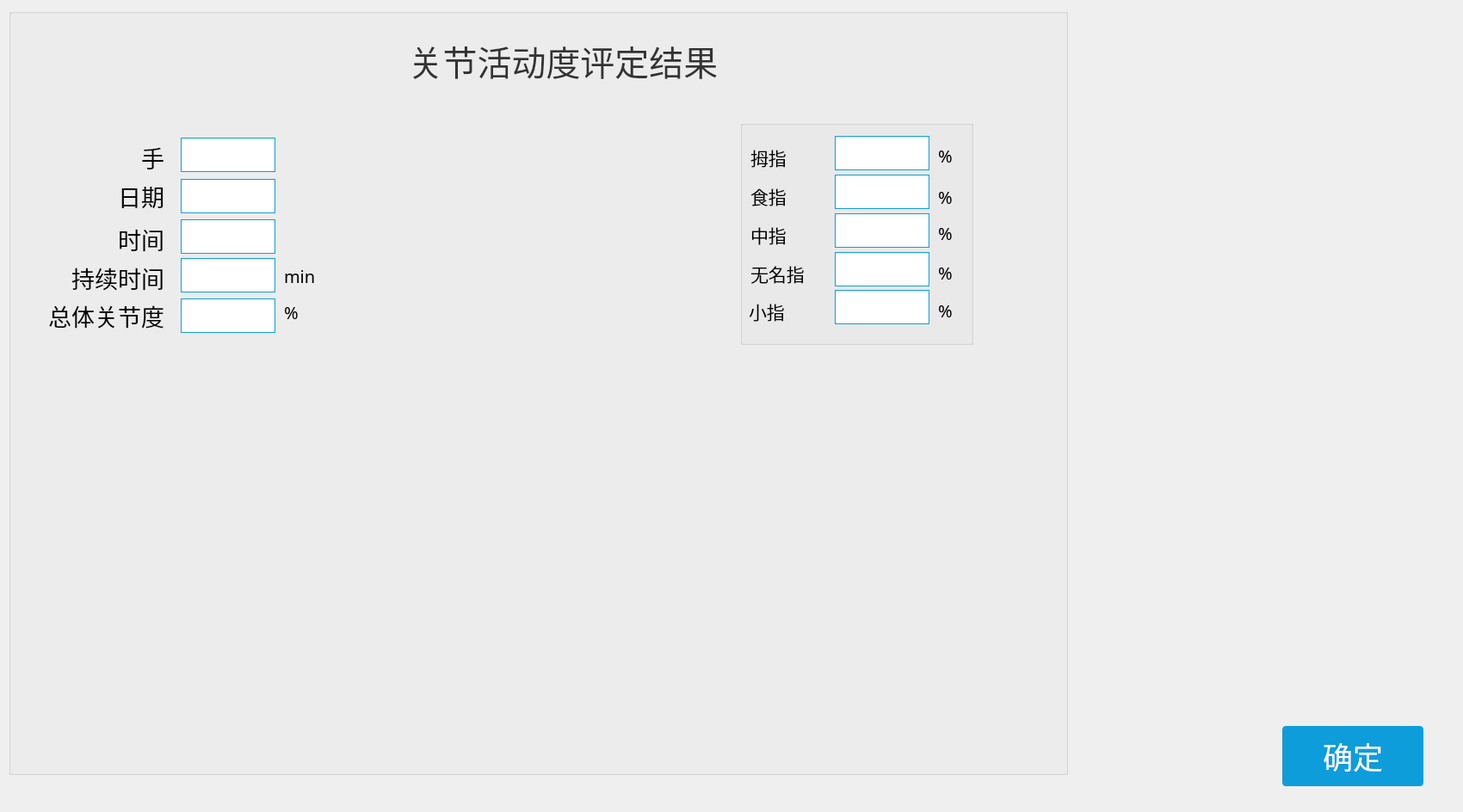
<?xml version="1.0" encoding="UTF-8"?>
<ui version="4.0">
 <class>MotionScopeEvaluationResult</class>
 <widget class="QWidget" name="MotionScopeEvaluationResult">
  <property name="geometry">
   <rect>
    <x>0</x>
    <y>0</y>
    <width>1700</width>
    <height>944</height>
   </rect>
  </property>
  <property name="windowTitle">
   <string>Form</string>
  </property>
  <widget class="QPushButton" name="finish_Btn">
   <property name="geometry">
    <rect>
     <x>1490</x>
     <y>844</y>
     <width>164</width>
     <height>70</height>
    </rect>
   </property>
   <property name="font">
    <font>
     <family>黑体</family>
     <pointsize>26</pointsize>
    </font>
   </property>
   <property name="styleSheet">
    <string notr="true">QPushButton{background: #0D9DDB;border-radius: 4px;color:white;}
QPushButton:hover{background: #1EAACF;border-radius: 4px;color:#333333;}</string>
   </property>
   <property name="text">
    <string>确定</string>
   </property>
  </widget>
  <widget class="QGroupBox" name="grab_GroupBox">
   <property name="geometry">
    <rect>
     <x>10</x>
     <y>10</y>
     <width>1231</width>
     <height>891</height>
    </rect>
   </property>
   <property name="title">
    <string/>
   </property>
   <widget class="QGroupBox" name="groupBox">
    <property name="geometry">
     <rect>
      <x>850</x>
      <y>130</y>
      <width>271</width>
      <height>261</height>
     </rect>
    </property>
    <property name="title">
     <string/>
    </property>
    <widget class="QLabel" name="label_20">
     <property name="geometry">
      <rect>
       <x>230</x>
       <y>210</y>
       <width>21</width>
       <height>21</height>
      </rect>
     </property>
     <property name="font">
      <font>
       <family>黑体</family>
       <pointsize>15</pointsize>
      </font>
     </property>
     <property name="text">
      <string>%</string>
     </property>
    </widget>
    <widget class="QLabel" name="thumb_Label">
     <property name="geometry">
      <rect>
       <x>110</x>
       <y>18</y>
       <width>110</width>
       <height>40</height>
      </rect>
     </property>
     <property name="font">
      <font>
       <family>黑体</family>
       <pointsize>17</pointsize>
      </font>
     </property>
     <property name="styleSheet">
      <string notr="true">background: #FFFFFF;
border: 1px solid #0D9DDB;</string>
     </property>
     <property name="text">
      <string/>
     </property>
    </widget>
    <widget class="QLabel" name="label_12">
     <property name="geometry">
      <rect>
       <x>230</x>
       <y>120</y>
       <width>21</width>
       <height>21</height>
      </rect>
     </property>
     <property name="font">
      <font>
       <family>黑体</family>
       <pointsize>15</pointsize>
      </font>
     </property>
     <property name="text">
      <string>%</string>
     </property>
    </widget>
    <widget class="QLabel" name="label_16">
     <property name="geometry">
      <rect>
       <x>12</x>
       <y>165</y>
       <width>91</width>
       <height>25</height>
      </rect>
     </property>
     <property name="font">
      <font>
       <family>黑体</family>
       <pointsize>16</pointsize>
      </font>
     </property>
     <property name="text">
      <string>无名指</string>
     </property>
    </widget>
    <widget class="QLabel" name="label_22">
     <property name="geometry">
      <rect>
       <x>230</x>
       <y>166</y>
       <width>21</width>
       <height>21</height>
      </rect>
     </property>
     <property name="font">
      <font>
       <family>黑体</family>
       <pointsize>15</pointsize>
      </font>
     </property>
     <property name="text">
      <string>%</string>
     </property>
    </widget>
    <widget class="QLabel" name="forefinger_Label">
     <property name="geometry">
      <rect>
       <x>110</x>
       <y>63</y>
       <width>110</width>
       <height>40</height>
      </rect>
     </property>
     <property name="font">
      <font>
       <family>黑体</family>
       <pointsize>17</pointsize>
      </font>
     </property>
     <property name="styleSheet">
      <string notr="true">background: #FFFFFF;
border: 1px solid #0D9DDB;</string>
     </property>
     <property name="text">
      <string/>
     </property>
    </widget>
    <widget class="QLabel" name="label_21">
     <property name="geometry">
      <rect>
       <x>10</x>
       <y>209</y>
       <width>91</width>
       <height>25</height>
      </rect>
     </property>
     <property name="font">
      <font>
       <family>黑体</family>
       <pointsize>16</pointsize>
      </font>
     </property>
     <property name="text">
      <string>小指</string>
     </property>
    </widget>
    <widget class="QLabel" name="label_17">
     <property name="geometry">
      <rect>
       <x>12</x>
       <y>30</y>
       <width>81</width>
       <height>25</height>
      </rect>
     </property>
     <property name="font">
      <font>
       <family>黑体</family>
       <pointsize>16</pointsize>
      </font>
     </property>
     <property name="text">
      <string>拇指</string>
     </property>
    </widget>
    <widget class="QLabel" name="label_5">
     <property name="geometry">
      <rect>
       <x>230</x>
       <y>30</y>
       <width>21</width>
       <height>21</height>
      </rect>
     </property>
     <property name="font">
      <font>
       <family>黑体</family>
       <pointsize>15</pointsize>
      </font>
     </property>
     <property name="text">
      <string>%</string>
     </property>
    </widget>
    <widget class="QLabel" name="littleFinger_Label">
     <property name="geometry">
      <rect>
       <x>110</x>
       <y>197</y>
       <width>110</width>
       <height>40</height>
      </rect>
     </property>
     <property name="font">
      <font>
       <family>黑体</family>
       <pointsize>17</pointsize>
      </font>
     </property>
     <property name="styleSheet">
      <string notr="true">background: #FFFFFF;
border: 1px solid #0D9DDB;</string>
     </property>
     <property name="text">
      <string/>
     </property>
    </widget>
    <widget class="QLabel" name="label_8">
     <property name="geometry">
      <rect>
       <x>12</x>
       <y>75</y>
       <width>91</width>
       <height>25</height>
      </rect>
     </property>
     <property name="font">
      <font>
       <family>黑体</family>
       <pointsize>16</pointsize>
      </font>
     </property>
     <property name="text">
      <string>食指</string>
     </property>
    </widget>
    <widget class="QLabel" name="ringFinger_Label">
     <property name="geometry">
      <rect>
       <x>110</x>
       <y>153</y>
       <width>110</width>
       <height>40</height>
      </rect>
     </property>
     <property name="font">
      <font>
       <family>黑体</family>
       <pointsize>17</pointsize>
      </font>
     </property>
     <property name="styleSheet">
      <string notr="true">background: #FFFFFF;
border: 1px solid #0D9DDB;</string>
     </property>
     <property name="text">
      <string/>
     </property>
    </widget>
    <widget class="QLabel" name="label_9">
     <property name="geometry">
      <rect>
       <x>230</x>
       <y>78</y>
       <width>21</width>
       <height>21</height>
      </rect>
     </property>
     <property name="font">
      <font>
       <family>黑体</family>
       <pointsize>15</pointsize>
      </font>
     </property>
     <property name="text">
      <string>%</string>
     </property>
    </widget>
    <widget class="QLabel" name="middleFinger_Label">
     <property name="geometry">
      <rect>
       <x>110</x>
       <y>108</y>
       <width>110</width>
       <height>40</height>
      </rect>
     </property>
     <property name="font">
      <font>
       <family>黑体</family>
       <pointsize>17</pointsize>
      </font>
     </property>
     <property name="styleSheet">
      <string notr="true">background: #FFFFFF;
border: 1px solid #0D9DDB;</string>
     </property>
     <property name="text">
      <string/>
     </property>
    </widget>
    <widget class="QLabel" name="label_13">
     <property name="geometry">
      <rect>
       <x>12</x>
       <y>120</y>
       <width>91</width>
       <height>25</height>
      </rect>
     </property>
     <property name="font">
      <font>
       <family>黑体</family>
       <pointsize>16</pointsize>
      </font>
     </property>
     <property name="text">
      <string>中指</string>
     </property>
    </widget>
   </widget>
   <widget class="QLabel" name="label_23">
    <property name="geometry">
     <rect>
      <x>320</x>
      <y>300</y>
      <width>61</width>
      <height>21</height>
     </rect>
    </property>
    <property name="font">
     <font>
      <family>黑体</family>
      <pointsize>15</pointsize>
     </font>
    </property>
    <property name="text">
     <string>min</string>
    </property>
   </widget>
   <widget class="QLabel" name="label_19">
    <property name="geometry">
     <rect>
      <x>320</x>
      <y>342</y>
      <width>21</width>
      <height>21</height>
     </rect>
    </property>
    <property name="font">
     <font>
      <family>黑体</family>
      <pointsize>15</pointsize>
     </font>
    </property>
    <property name="text">
     <string>%</string>
    </property>
   </widget>
   <widget class="QLabel" name="time_Label">
    <property name="geometry">
     <rect>
      <x>200</x>
      <y>245</y>
      <width>110</width>
      <height>40</height>
     </rect>
    </property>
    <property name="font">
     <font>
      <family>黑体</family>
      <pointsize>17</pointsize>
     </font>
    </property>
    <property name="styleSheet">
     <string notr="true">background: #FFFFFF;
border: 1px solid #0D9DDB;</string>
    </property>
    <property name="text">
     <string/>
    </property>
   </widget>
   <widget class="QLabel" name="date_Label">
    <property name="geometry">
     <rect>
      <x>200</x>
      <y>198</y>
      <width>110</width>
      <height>40</height>
     </rect>
    </property>
    <property name="font">
     <font>
      <family>黑体</family>
      <pointsize>17</pointsize>
     </font>
    </property>
    <property name="styleSheet">
     <string notr="true">background: #FFFFFF;
border: 1px solid #0D9DDB;</string>
    </property>
    <property name="text">
     <string/>
    </property>
   </widget>
   <widget class="QLabel" name="label_18">
    <property name="geometry">
     <rect>
      <x>10</x>
      <y>341</y>
      <width>171</width>
      <height>31</height>
     </rect>
    </property>
    <property name="font">
     <font>
      <family>黑体</family>
      <pointsize>20</pointsize>
     </font>
    </property>
    <property name="text">
     <string>总体关节度</string>
    </property>
    <property name="alignment">
     <set>Qt::AlignRight|Qt::AlignTrailing|Qt::AlignVCenter</set>
    </property>
   </widget>
   <widget class="QLabel" name="label_14">
    <property name="geometry">
     <rect>
      <x>10</x>
      <y>297</y>
      <width>171</width>
      <height>31</height>
     </rect>
    </property>
    <property name="font">
     <font>
      <family>黑体</family>
      <pointsize>20</pointsize>
     </font>
    </property>
    <property name="text">
     <string>持续时间</string>
    </property>
    <property name="alignment">
     <set>Qt::AlignRight|Qt::AlignTrailing|Qt::AlignVCenter</set>
    </property>
   </widget>
   <widget class="QLabel" name="label_6">
    <property name="geometry">
     <rect>
      <x>30</x>
      <y>202</y>
      <width>151</width>
      <height>31</height>
     </rect>
    </property>
    <property name="font">
     <font>
      <family>黑体</family>
      <pointsize>20</pointsize>
     </font>
    </property>
    <property name="text">
     <string>日期</string>
    </property>
    <property name="alignment">
     <set>Qt::AlignRight|Qt::AlignTrailing|Qt::AlignVCenter</set>
    </property>
   </widget>
   <widget class="QLabel" name="durationTime_Label">
    <property name="geometry">
     <rect>
      <x>200</x>
      <y>290</y>
      <width>110</width>
      <height>40</height>
     </rect>
    </property>
    <property name="font">
     <font>
      <family>黑体</family>
      <pointsize>17</pointsize>
     </font>
    </property>
    <property name="styleSheet">
     <string notr="true">background: #FFFFFF;
border: 1px solid #0D9DDB;</string>
    </property>
    <property name="text">
     <string/>
    </property>
   </widget>
   <widget class="QLabel" name="hand_Label">
    <property name="geometry">
     <rect>
      <x>200</x>
      <y>150</y>
      <width>110</width>
      <height>40</height>
     </rect>
    </property>
    <property name="font">
     <font>
      <family>黑体</family>
      <pointsize>17</pointsize>
     </font>
    </property>
    <property name="styleSheet">
     <string notr="true">background: #FFFFFF;
border: 1px solid #0D9DDB;</string>
    </property>
    <property name="text">
     <string/>
    </property>
   </widget>
   <widget class="QLabel" name="totoalPercent_Label">
    <property name="geometry">
     <rect>
      <x>200</x>
      <y>337</y>
      <width>110</width>
      <height>40</height>
     </rect>
    </property>
    <property name="font">
     <font>
      <family>黑体</family>
      <pointsize>17</pointsize>
     </font>
    </property>
    <property name="styleSheet">
     <string notr="true">background: #FFFFFF;
border: 1px solid #0D9DDB;</string>
    </property>
    <property name="text">
     <string/>
    </property>
   </widget>
   <widget class="QLabel" name="label_2">
    <property name="geometry">
     <rect>
      <x>51</x>
      <y>157</y>
      <width>130</width>
      <height>31</height>
     </rect>
    </property>
    <property name="font">
     <font>
      <family>黑体</family>
      <pointsize>20</pointsize>
     </font>
    </property>
    <property name="text">
     <string>手</string>
    </property>
    <property name="alignment">
     <set>Qt::AlignRight|Qt::AlignTrailing|Qt::AlignVCenter</set>
    </property>
   </widget>
   <widget class="QLabel" name="label_10">
    <property name="geometry">
     <rect>
      <x>20</x>
      <y>252</y>
      <width>161</width>
      <height>31</height>
     </rect>
    </property>
    <property name="font">
     <font>
      <family>黑体</family>
      <pointsize>20</pointsize>
     </font>
    </property>
    <property name="text">
     <string>时间</string>
    </property>
    <property name="alignment">
     <set>Qt::AlignRight|Qt::AlignTrailing|Qt::AlignVCenter</set>
    </property>
   </widget>
   <widget class="QLabel" name="label_3">
    <property name="geometry">
     <rect>
      <x>279</x>
      <y>30</y>
      <width>731</width>
      <height>60</height>
     </rect>
    </property>
    <property name="font">
     <font>
      <family>黑体</family>
      <pointsize>30</pointsize>
     </font>
    </property>
    <property name="styleSheet">
     <string notr="true">color:#333333;</string>
    </property>
    <property name="text">
     <string>关节活动度评定结果</string>
    </property>
    <property name="alignment">
     <set>Qt::AlignCenter</set>
    </property>
   </widget>
   <widget class="LineChart" name="lineChart_Widget" native="true">
    <property name="geometry">
     <rect>
      <x>110</x>
      <y>500</y>
      <width>1020</width>
      <height>320</height>
     </rect>
    </property>
   </widget>
  </widget>
  <zorder>grab_GroupBox</zorder>
  <zorder>finish_Btn</zorder>
 </widget>
 <customwidgets>
  <customwidget>
   <class>LineChart</class>
   <extends>QWidget</extends>
   <header>linechart.h</header>
   <container>1</container>
  </customwidget>
 </customwidgets>
 <resources/>
 <connections/>
</ui>
